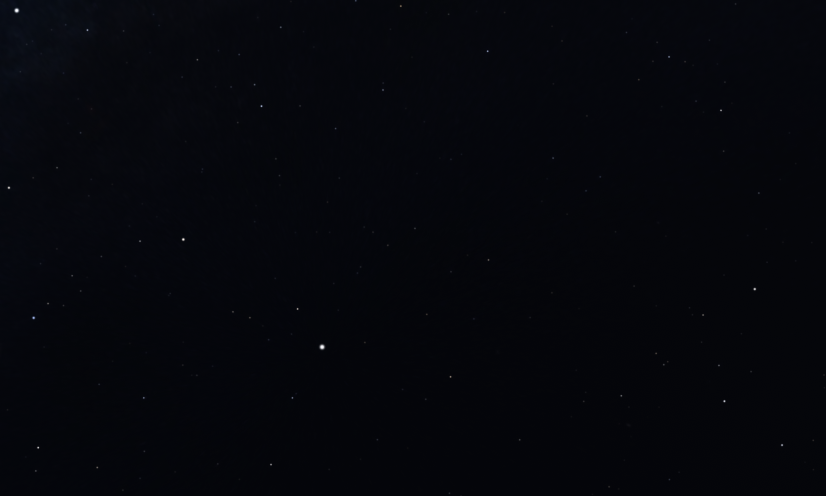
%> input picture imageProcessing/sampleStellarium.png, 826 x 496 px
$ octave logPolarId.m   (GNU Octave 9; MATLAB toolbox functions it lacks are replaced by stand-ins)
%> lines starting %> are read from the running program, lines starting %| are printed output that depends on the picture; in (x1, y1, x2, y2) boxes, pixels count from 0 and x2, y2 are one past the last pixel; in counts of white or black regions, pixels touching at a corner belong together; the program's own positions count from 1
close all; clear; clc;

% read in image
img = imread("sampleStellarium.png");
%> img is the input picture: size 496x826x3 uint8; mean R, G, B 5.2, 6.5, 11.6
img = rgb2gray(img);
%> img: size 496x826 uint8
figure
imshow(img,[])

% identify key points
H = fspecial('gaussian', 5, 1);
% img_fil = imfilter(img, H);
[r, c] = harris(img, 1.5, 6, 0.05, 0.1);
figure
imshow(img, [])
hold on
for i = 1:length(r)
    x = c(i);
    y = r(i);
    viscircles([x, y], 8, 'EdgeColor', 'r', 'LineWidth', 1);
    % rectangle('Position', [x-5 y-5 10 10], 'EdgeColor', 'r', 'LineWidth', 1);
end
hold off

features = logPolar(img, [r, c]);

% pick brightest star


function [row, col] = harris(img, sigma, window, alpha, thresh_percent)
%> called with sigma = 1.5, window = 6, alpha = 0.05, thresh_percent = 0.1
% [9 lines of commented-out code are left out]
Sx = [-1, -2, -1; 0, 0, 0; 1, 2, 1];
Sy = Sx';
Ix = double(imfilter(img, Sx));
Iy = double(imfilter(img, Sy));
% second moment matrix
Ixx = Ix .* Ix;
Ixy = Ix .* Iy;
Iyy = Iy .* Iy;
W = fspecial('gaussian', round(window * sigma + 1), sigma);
M11 = imfilter(Ixx, W);
M12 = imfilter(Ixy, W);
M22 = imfilter(Iyy, W);
% harris corner response function
R = (M11 .* M22 - M12 .* M12) - alpha * (M11 + M22).^2;
R_thresh = max(max(R)) * thresh_percent;
%> R_thresh = 50410046.6
% nonmaxima suprression and find local max
Lmax = (R==imdilate(R, strel('disk', 19)) & R > R_thresh);
%> Lmax: size 496x826 logical; 0% white in thin lines or dots, all inside (x1, y1, x2, y2) = (8, 9, 782, 464)
[row, col] = find(Lmax);
%> row = 17 values from 10 to 464; col = 17 values from 9 to 782
%> `[r, c] = harris(img, 1.5, 6, 0.05, 0.1);`: r = 17 values, max 464 at index 8, min 10 at index 2, mean 246.1; c = 17 values from 9 to 782
%> the loop `for i = 1:length(r)` made 17 passes
%> (x, y) on passes 1 to 12: (9, 187), (16, 10), (33, 317), (38, 447), (87, 30), (183, 239), (261, 106), (271, 464), (297, 309), (322, 346), (450, 376), (487, 51)
%> after the loop `for i = 1:length(r)`:
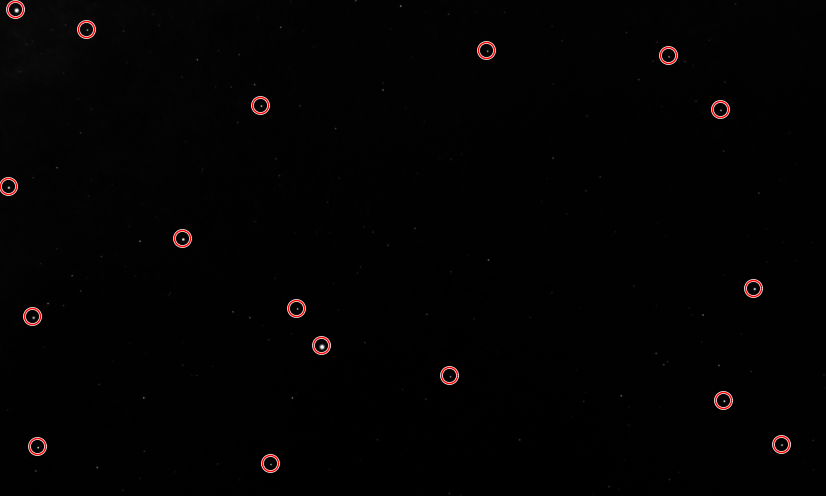
%> figure redrawn from the program's plot data
end

function [features] = logPolar(img, detected_pts)
[row,col] = size(img);
%> row = 496; col = 826
[n,~] = size(detected_pts);
%> n = 17
figure
hold on
for i = 1:n
    x = detected_pts(i,1);
    y = detected_pts(i,2);
    r = log(sqrt(x^2 + y^2));
    theta = atan(y/x);
    if x < 0
        theta = pi + theta;
    elseif x > 0 && y < 0
        theta = 2 * pi + theta;
    end
    stem(theta, r)
end
%> this loop made 17 passes
%> (x, y, r, theta) on passes 1 to 12: (187, 9, 5.23, 0.0481), (10, 16, 2.94, 1.01), (317, 33, 5.76, 0.104), (447, 38, 6.11, 0.0848), (30, 87, 4.52, 1.24), (239, 183, 5.71, 0.653), (106, 261, 5.64, 1.19), (464, 271, 6.29, 0.529), (309, 297, 6.06, 0.766), (346, 322, 6.16, 0.749), (376, 450, 6.37, 0.875), (51, 487, 6.19, 1.47)
%> `features = logPolar(img, [r, c]);`:
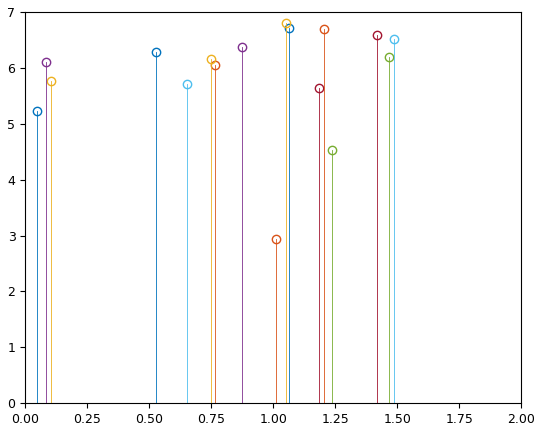
%> figure redrawn from the program's plot data
%> `features = logPolar(img, [r, c]);`: features = []
hold off
features = [];
end
